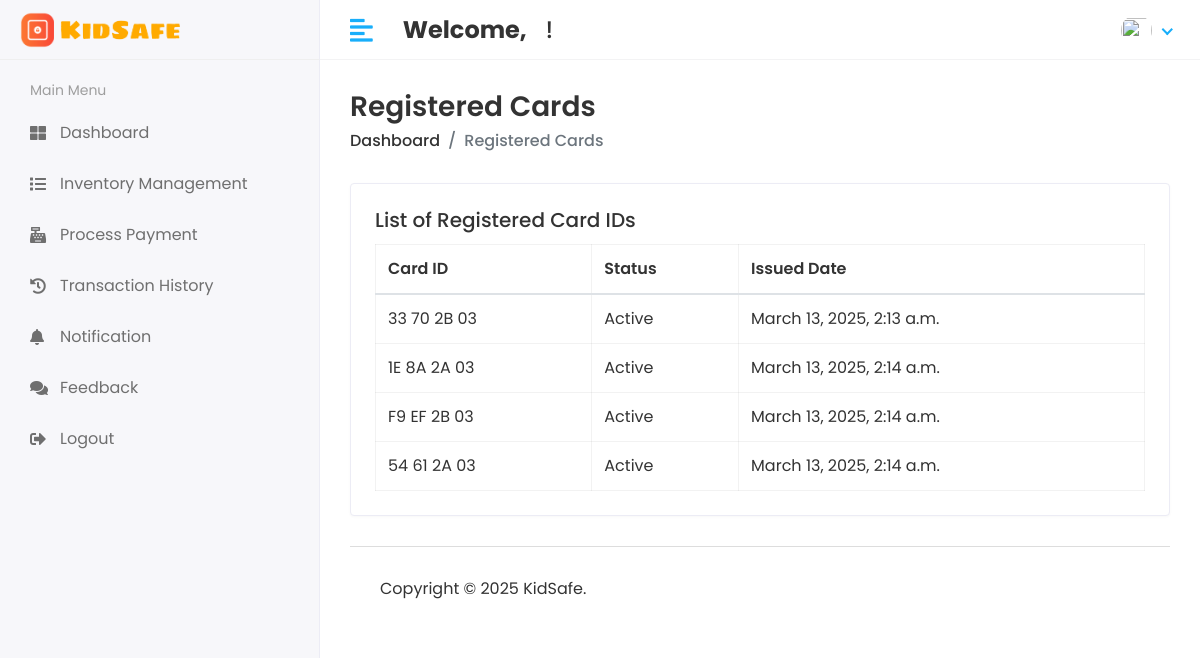
Before: /administrator/registered-cards/ with the older database file.
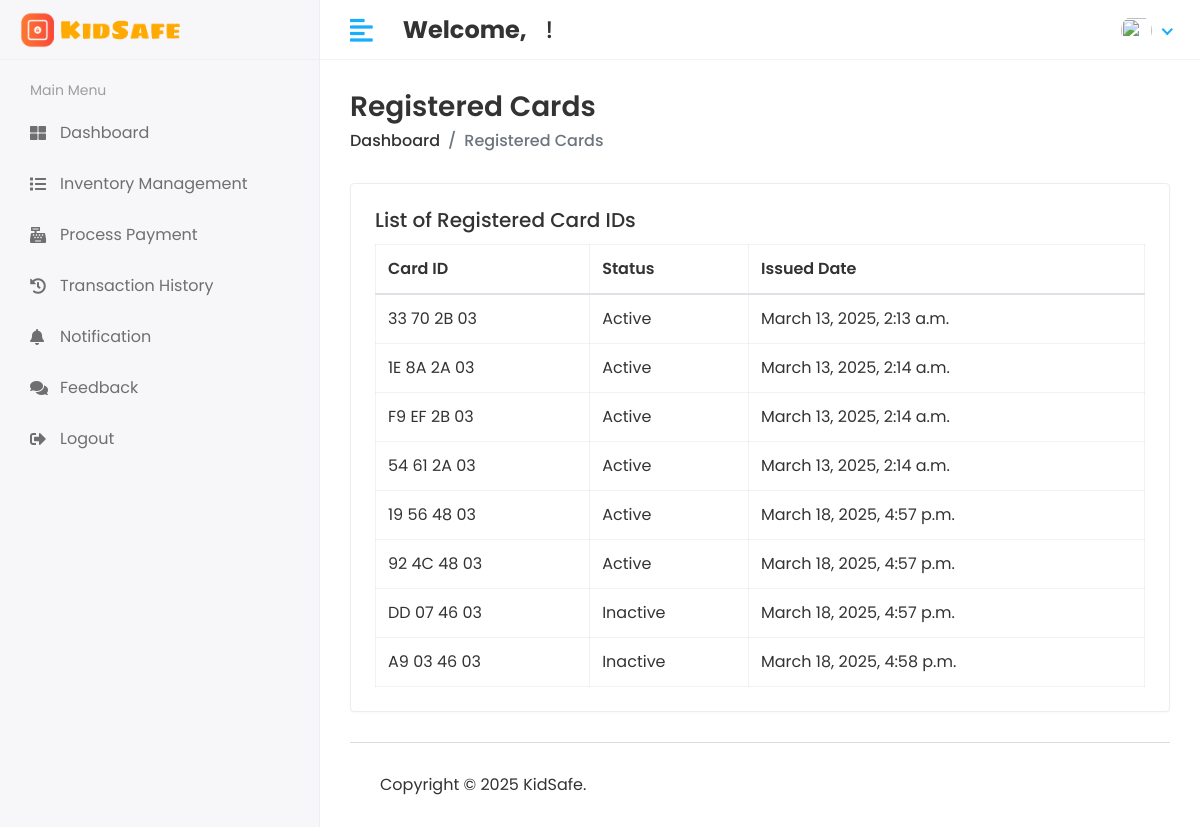
After: the same page with the newer database file.
### kidsafe_app/models.py (models this page shows, shortened)
class Card(models.Model):
    card_id = models.CharField(max_length=100, unique=True)
    is_active = models.BooleanField(default=False)
    student = models.ForeignKey(Student, on_delete=models.SET_NULL, null=True, blank=True)
    issued_date = models.DateTimeField(auto_now_add=True)
    deactivated_date = models.DateTimeField(blank=True, null=True)
    deactivation_reason = models.TextField(blank=True, null=True)

### kidsafe_project/administrator_views.py (the view)
# urls.py: path('administrator/registered-cards/', administrator_views.view_registered_cards, name='view_registered_cards'),
def view_registered_cards(request):
    cards = Card.objects.all()  # Fetch all registered cards
    context = {
        'cards': cards,
    }
    return render(request, 'administrator/view_registered_cards.html', context)

### templates/administrator/view_registered_cards.html
{% extends 'base.html' %}
{% load static %}
{% block content %}
<div class="page-header">
    <div class="row align-items-center">
        <div class="col">
            <h3 class="page-title">Registered Cards</h3>
            <ul class="breadcrumb">
                <li class="breadcrumb-item"><a href="{% url 'admin_home' %}">Dashboard</a></li>
                <li class="breadcrumb-item active">Registered Cards</li>
            </ul>
        </div>
    </div>
</div>
<div class="row">
    <div class="col-sm-12">
        <div class="card">
            <div class="card-body">
                <h5 class="card-title">List of Registered Card IDs</h5>
                <table class="table table-bordered">
                    <thead>
                        <tr>
                            <th>Card ID</th>
                            <th>Status</th>
                            <th>Issued Date</th>
                        </tr>
                    </thead>
                    <tbody>
                        {% for card in cards %}
                        <tr>
                            <td>{{ card.card_id }}</td>
                            <td>{{ card.is_active|yesno:"Active,Inactive" }}</td>
                            <td>{{ card.issued_date }}</td>
                        </tr>
                        {% empty %}
                        <tr>
                            <td colspan="3" class="text-center">No cards registered.</td>
                        </tr>
                        {% endfor %}
                    </tbody>
                </table>
            </div>
        </div>
    </div>
</div>
{% endblock %}

Changed rows visible on the page:
added Card: card_id "19 56 48 03", is_active "Active", issued_date "March 18, 2025, 4:57 p.m."
added Card: card_id "92 4C 48 03", is_active "Active", issued_date "March 18, 2025, 4:57 p.m."
added Card: card_id "DD 07 46 03", is_active "Inactive", issued_date "March 18, 2025, 4:57 p.m."
added Card: card_id "A9 03 46 03", is_active "Inactive", issued_date "March 18, 2025, 4:58 p.m."
